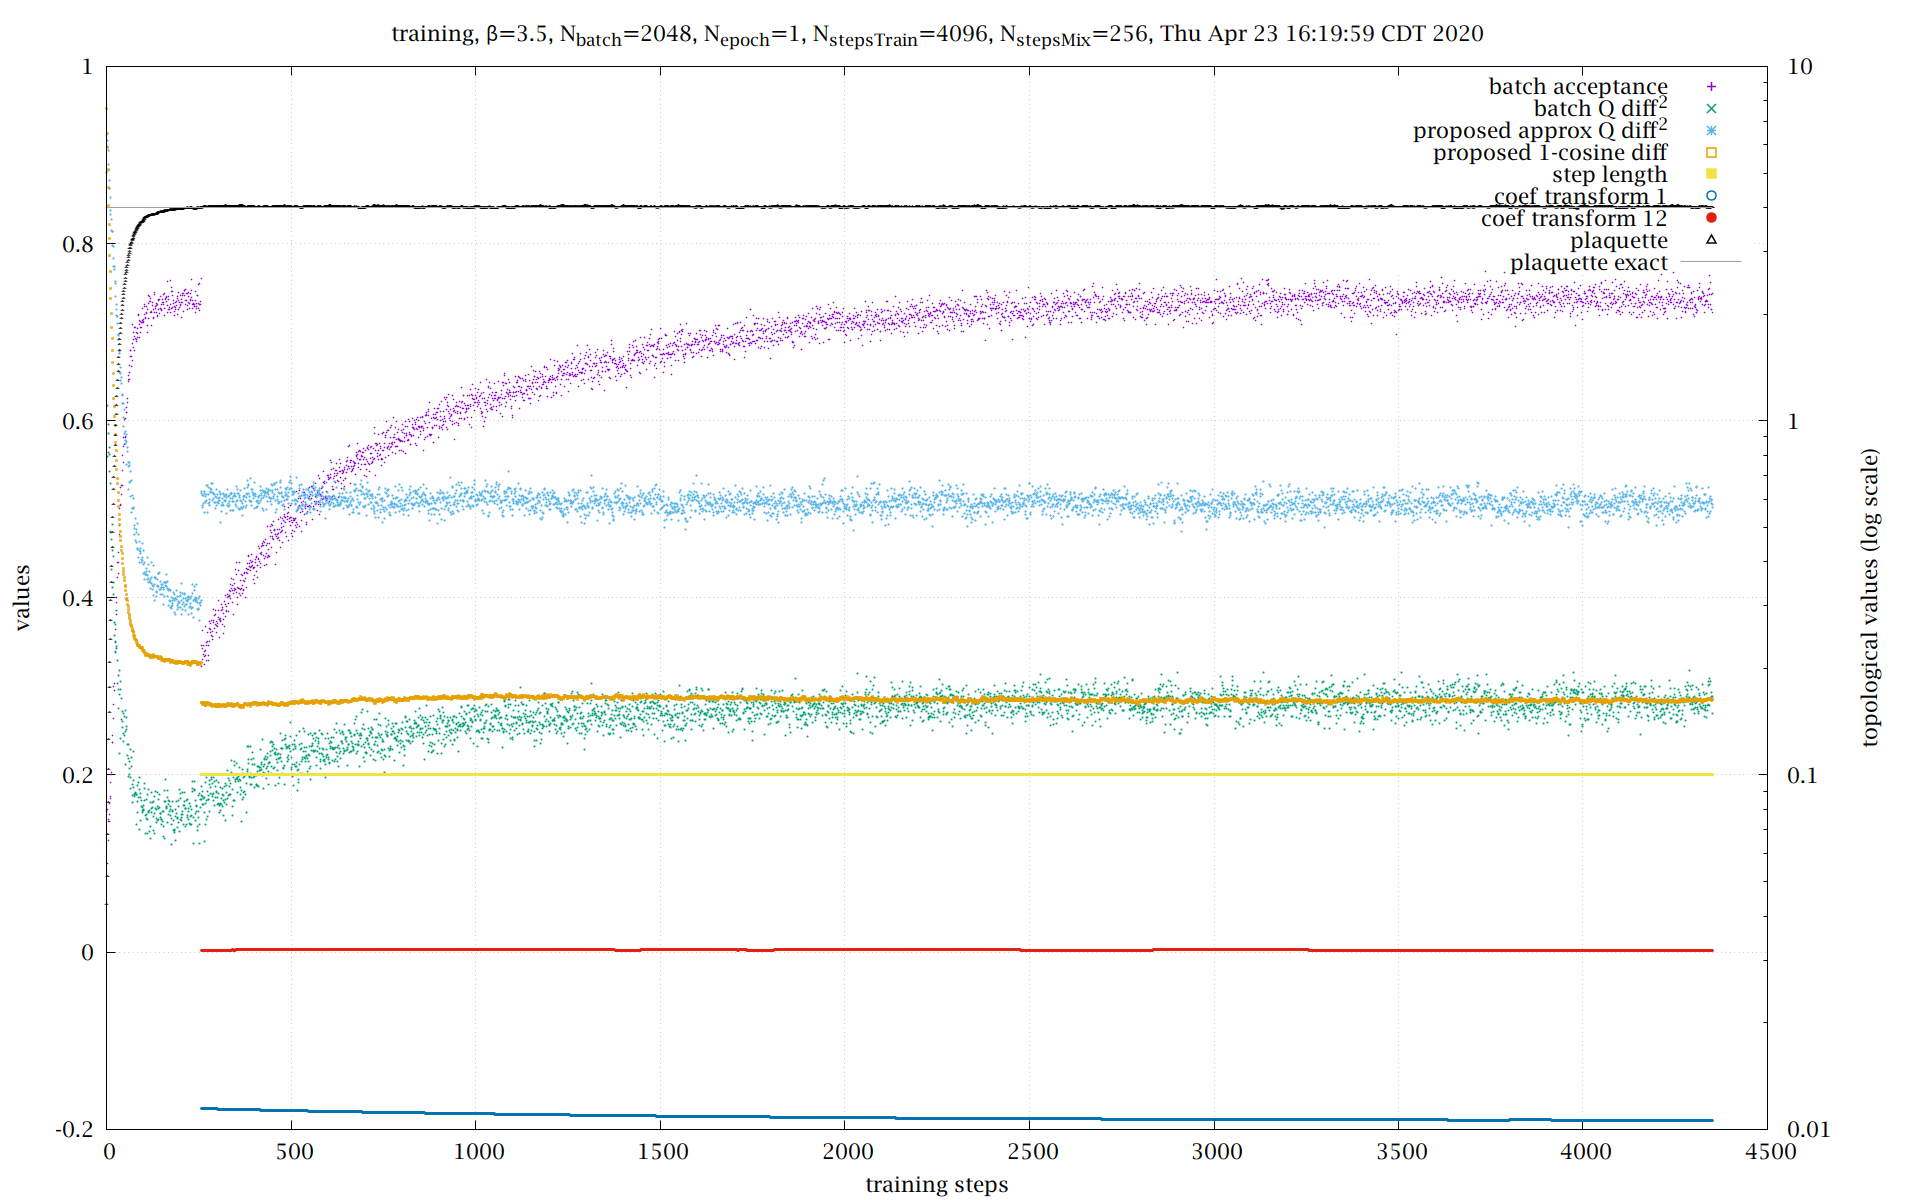

Write the gnuplot code that produced this figure.
#!/usr/bin/env gnuplot
set term pngcairo size 1920,1200 font "Lucida Bright OT,16"
set output ARG0[*:strlen(ARG0)-2].'png'
beta='3.5'
batch=2048
epoch=1
stepsTrain=4096
stepsMix=256

steps=stepsTrain+stepsMix
file=ARG0[*:strlen(ARG0)-2].'log'

j(ex)="<jconsole -js 'exit echo ".ex."'"
$plaq<<e
(,: 1 bi % 0 bi=:1 : '"'"'(i.0) H. (1+m)@(0.25&*)@*: * ^&m@-: % (!m)"_'"'"')
e
plaqStep=j('($~2,~2%~#),|:(,~(e%~b,0)-~])' . $plaq[1] . '>:(b=:'.beta.'-1)*e%~>:i.e=:'.epoch)
#steptobeta(n)=1.+(beta-1.)*n/steps/epoch
#steptobetaT(n)=1.+(beta-1.)*((1+int(n/stepsTrain))*stepsMix+n)/steps/epoch
betatostep(b) = (b-1.)*steps*epoch/(beta-1.)
step(n) = n
stepT(n) = n+stepsMix

set pointsize 0.25

set sample steps
set log y2
set ytics nomirror
set y2tics nomirror
set autoscale  y
set autoscale y2
set grid

set title 'training, β=' . beta . ', N_{batch}=' . batch . ', N_{epoch}=' . epoch . ', N_{stepsTrain}=' . stepsTrain . ', N_{stepsMix}='. stepsMix . ', ' . system('date -r '.file)
#set xlabel 'β'
set xlabel 'training steps'
set ylabel 'values'
set y2label 'topological values (log scale)'

do for [i=1:20] { eval 'st'.i.'="w p lc '.i.' pt '.i.' notitle, 1/0 w p lc '.i.' pt '.i.' lw 1.5 ps 1.5 t"' }
plot \
	"<awk -F '[][,: ]*' '/^accept/{print $2}' ".file u (step($0)):1 @st1 'batch acceptance', \
	"<awk -F '[][,: ]*' '/^topo:/{x=0;for(i=2;i<NF;++i){qq[i]=$i;x+=(qo[i]-qq[i])**2}print x/(NF-2); for(i in qq)qo[i]=qq[i]}' ".file u (step($0)):1 axes x1y2 @st2 'batch Q diff^2', \
	"<awk -F '[][,: ]*' '/^topoDiff/{print $2}' ".file u (step($0)):1 axes x1y2 @st3 'proposed approx Q diff^2', \
	"<awk -F '[][,: ]*' '/^cosDiff/{print $2}' ".file u (step($0)):1 @st4 'proposed 1-cosine diff', \
	[stepT(0):*] 0.2 @st5 'step length', \
	"<awk -F '[][,: ]*' '/^weights: /{print $2}' ".file u (stepT($0)):(atan($1)/pi) @st6 'coef transform 1', \
	"<awk -F '[][,: ]*' 'w==1{print $2} w>0{w--} /^weights: /{w=11}' ".file u (stepT($0)):(atan($1)/pi) @st7 'coef transform 12', \
	"<awk -F '[][,: ]*' '/^plaq/{print $2}' ".file u (step($0)):1 @st8 'plaquette', \
	plaqStep u (betatostep($1)):2 w l lc rgb '#a0a0a0' t 'plaquette exact'
